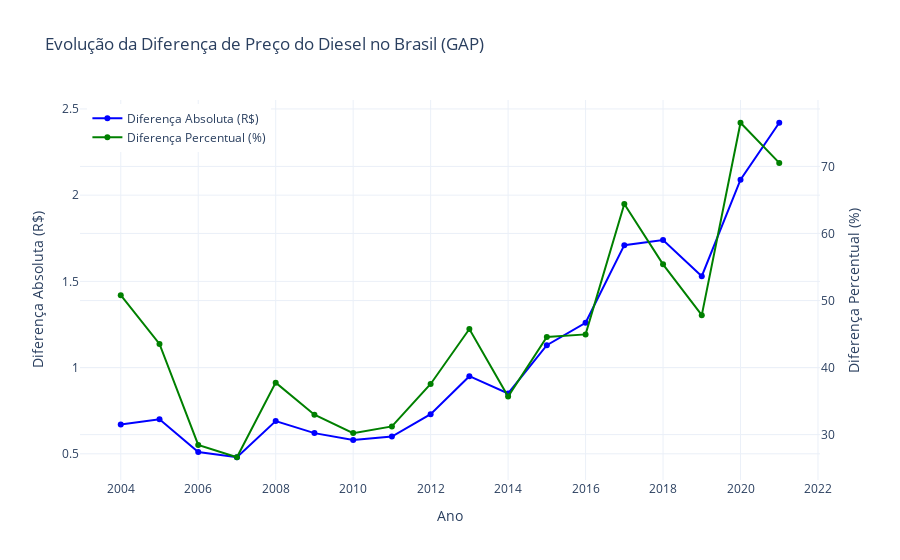

Notebook cell for this chart:
### Code cell
fig = go.Figure()

# Diferença Absoluta
fig.add_trace(go.Scatter(
    x=tabela_diferencas_diesel['ANO'],
    y=tabela_diferencas_diesel['Diferença Absoluta (R$)'],
    mode='lines+markers',
    name='Diferença Absoluta (R$)',
    line=dict(color='blue')
))

# Diferença Percentual
fig.add_trace(go.Scatter(
    x=tabela_diferencas_diesel['ANO'],
    y=tabela_diferencas_diesel['Diferença Percentual (%)'],
    mode='lines+markers',
    name='Diferença Percentual (%)',
    line=dict(color='green'),
    yaxis="y2"
))

# Layout com dois eixos Y
fig.update_layout(
    title="Evolução da Diferença de Preço do Diesel no Brasil (GAP)",
    xaxis=dict(title="Ano"),
    yaxis=dict(title="Diferença Absoluta (R$)"),
    yaxis2=dict(title="Diferença Percentual (%)", overlaying='y', side='right'),
    legend=dict(x=0.01, y=0.99),
    template="plotly_white"
)

fig.write_image("../images/evolucao_diesel.png")
fig.show()

### Figure 1 — Plotly figure (JSON) as saved in the notebook; plotly's stock layout.template omitted (floating-point values rounded to 4 significant figures)
{"data": [{"line": {"color": "blue"}, "mode": "lines+markers", "name": "Diferença Absoluta (R$)", "type": "scatter", "x": [2004, 2005, 2006, 2007, 2008, 2009, 2010, 2011, 2012, 2013, 2014, 2015, 2016, 2017, 2018, 2019, 2020, 2021], "y": [0.67, 0.7, 0.51, 0.48, 0.69, 0.62, 0.58, 0.6, 0.73, 0.95, 0.85, 1.13, 1.26, 1.71, 1.74, 1.53, 2.09, 2.42]}, {"line": {"color": "green"}, "mode": "lines+markers", "name": "Diferença Percentual (%)", "type": "scatter", "x": [2004, 2005, 2006, 2007, 2008, 2009, 2010, 2011, 2012, 2013, 2014, 2015, 2016, 2017, 2018, 2019, 2020, 2021], "y": [50.8, 43.53, 28.45, 26.62, 37.75, 32.96, 30.22, 31.22, 37.55, 45.75, 35.68, 44.56, 44.95, 64.39, 55.4, 47.82, 76.52, 70.53], "yaxis": "y2"}], "layout": {"legend": {"x": 0.01, "y": 0.99}, "title": {"text": "Evolução da Diferença de Preço do Diesel no Brasil (GAP)"}, "xaxis": {"title": {"text": "Ano"}}, "yaxis": {"title": {"text": "Diferença Absoluta (R$)"}}, "yaxis2": {"overlaying": "y", "side": "right", "title": {"text": "Diferença Percentual (%)"}}}}
